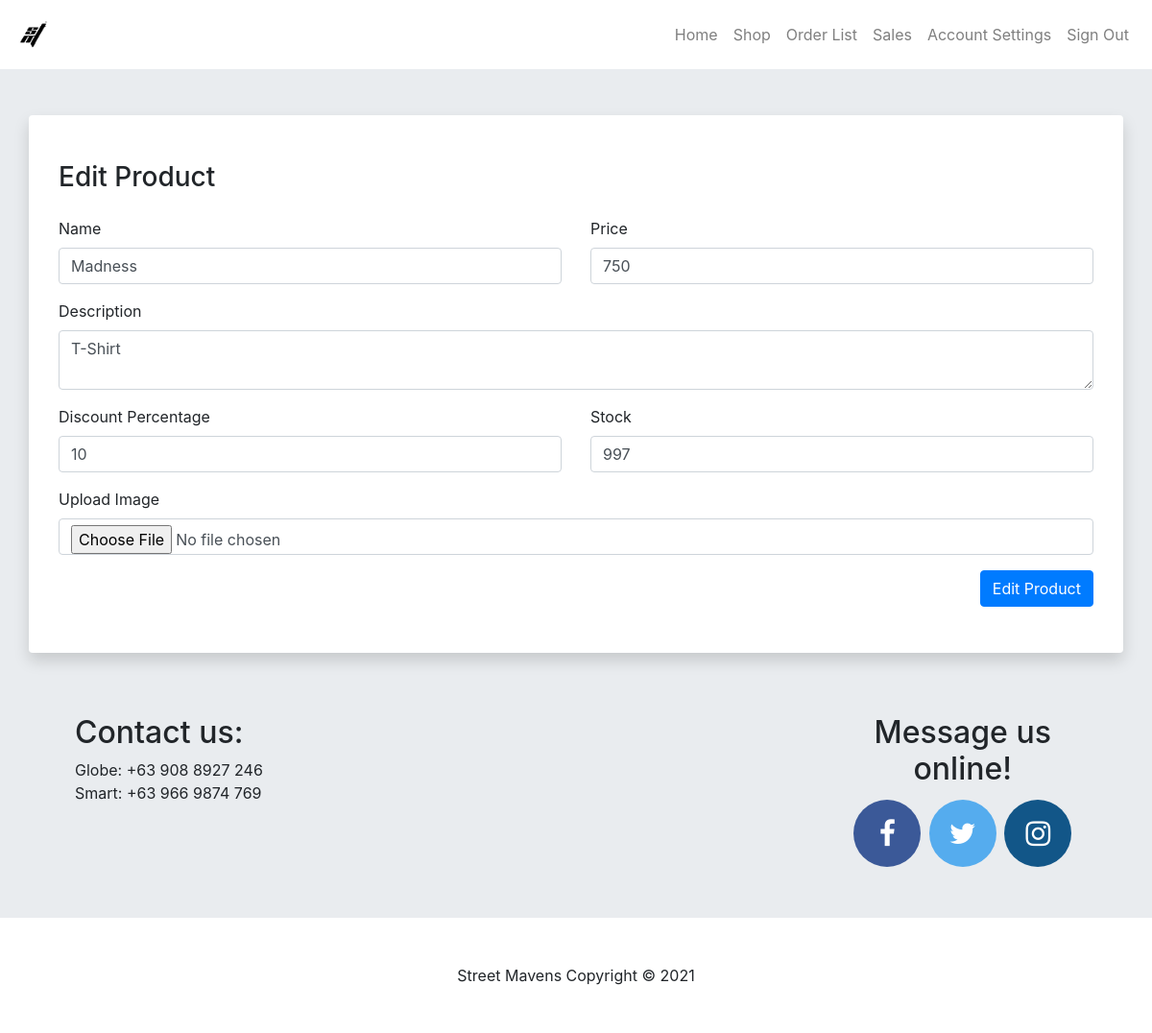
Screenshot of /product.php?id=2 (signed in) with the database file from the repository.
### tables this page shows
CREATE TABLE `products` (
  `id` int(11) NOT NULL,
  `user_id` int(11) NOT NULL,
  `name` varchar(100) NOT NULL,
  `description` varchar(200) NOT NULL,
  `price` int(11) NOT NULL,
  `discount_percentage` int(11) NOT NULL,
  `stock` int(11) NOT NULL,
  `image_path` varchar(200) NOT NULL,
  `date_added` timestamp NOT NULL DEFAULT current_timestamp()
);

### functions/functions.php (called while the page is built, shortened)
<?php
function get_product($product_id)
{
    global $__conn;
    $error = 0;
    $data = array();
    $stmt = $__conn->prepare(
        "SELECT id, name, description, price, discount_percentage, stock, image_path
        FROM products WHERE id = ? LIMIT 1"
    );
    if (
        $stmt &&
        $stmt->bind_param('i', $product_id) &&
        $stmt->execute() &&
        $stmt->store_result() &&
        $stmt->bind_result($id, $name, $description, $price, $discount_percentage, $stock, $image_path) &&
        $stmt->num_rows() == 1 &&
        $stmt->fetch()
    ) {
        $data = array(
            'id' => $id,
            'name' => $name,
            'description' => $description,
            'price' => $price,
            'discount_percentage' => $discount_percentage,
            'stock' => $stock,
            'image_path' => $image_path
        );
    } else $error = 1;
    return array(
        'error' => $error,
        'data' => $data
    );
}

### product.php (the view, shortened to what this page needs)
<?php
require_once('statics/database_info.php');
require_once('functions/functions.php');
$product_id = $name = $description = $price = $discount_percentage = $stock = '';
if (isset($_GET['id'])) {
    $product_id = $_GET['id'];
    $product = get_product($product_id)['data'];
    $name = $product['name'];
    $description = $product['description'];
    $price = $product['price'];
    $discount_percentage = $product['discount_percentage'];
    $stock = $product['stock'];
}
?>
<!DOCTYPE html>
<html lang="en">
<head>
    <?php include_once('includes/head.php') ?>
</head>
<body>
    <?php include_once('includes/navbar.php') ?>
    <main>
        <div class="container bg-white rounded shadow mt-5">
            <div class="row pt-5 px-3">
                <div class="col-sm">
                    <h3><?= isset($_GET['id']) ? 'Edit Product' : 'New Product' ?></h3>
                </div>
            </div>
            <form action="" method="POST" enctype="multipart/form-data">
                <div class="row pt-3 px-3">
                    <div class="col-sm">
                        <label for="name">Name</label>
                        <input type="text" class="form-control" id="name" name="name" value="<?= $name ?>" required>
                    </div>
                    <div class="col-sm">
                        <label for="price">Price</label>
                        <input type="number" class="form-control" id="price" name="price" value="<?= $price ?>" required>
                    </div>
                </div>
                <div class="row pt-3 px-3">
                    <div class="col-sm">
                        <label for="description">Description</label>
                        <textarea class="form-control" id="description" name="description"><?= $description ?></textarea>
                    </div>
                </div>
                <div class="row pt-3 px-3">
                    <div class="col-sm">
                        <label for="discount_percentage">Discount Percentage</label>
                        <input type="number" class="form-control" id="discount_percentage" name="discount_percentage" value="<?= $discount_percentage ?>" required>
                    </div>
                    <div class="col-sm">
                        <label for="stock">Stock</label>
                        <input type="number" class="form-control" id="stock" name="stock" value="<?= $stock ?>" required>
                    </div>
                </div>
                <div class="row pt-3 px-3">
                    <div class="col-sm">
                        <label for="upload_image">Upload Image</label>
                        <input type="file" class="form-control" id="upload_image" name="upload_image" <?php if (!isset($_GET['id'])) echo 'required' ?>>
                    </div>
                </div>
                <div class="row pt-3 px-3 pb-5">
                    <div class="col-sm text-right">
                        <?php if (isset($_GET['id'])) { ?>
                            <button class="btn btn-primary" name="edit_product">Edit Product</button>
                        <?php } else { ?>
                            <button class="btn btn-primary" name="add_product">Add Product</button>
                        <?php } ?>
                    </div>
                </div>
            </form>
        </div>
    </main>
    <?php include_once('includes/section.php') ?>
    <?php include_once('includes/footer.php') ?>
</body>
</html>

### styles/styles.css (style rules this page uses)
body { background-color: #e9ecef; }

### rows the page displays
products: name "Madness", price "750", description "T-Shirt", discount_percentage "10", stock "997"
